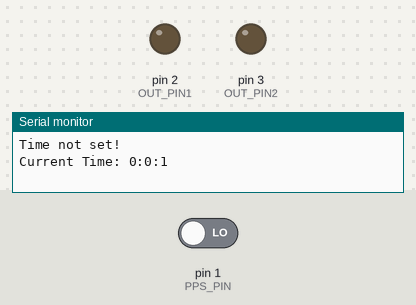
A sketch run on a simulated Teensy 4. Shown: output pins drawn as LEDs (lit = HIGH), the last lines printed to the serial monitor. Dashed ring = blinking. Inputs (shaded band) come from the test bench; at power-on: pin 1 (PPS_PIN) LOW.

Above: at 1.2 s.
1.3 s: pin 1 (PPS_PIN) driven HIGH
At 1.51 s:
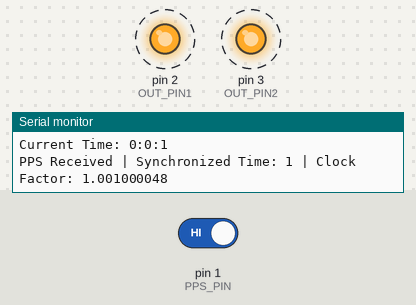
Timing chart, 0 to 10.3 s (numbered marks = the images above; inputs shaded):
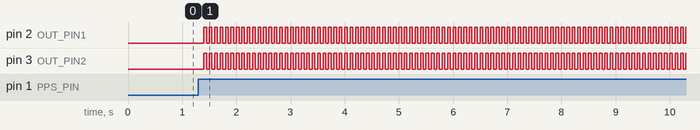

The sketch:

ntp_time_sync.ino
```cpp
#include <IntervalTimer.h>
#include <TimeLib.h>

IntervalTimer timer;

const uint8_t PPS_PIN = 1;      // Pin where the PPS signal is connected
const uint8_t OUT_PIN1 = 2;  // Pins for camera trigger outputs
const uint8_t OUT_PIN2 = 3;

volatile bool ppsReceived = false;
volatile bool state = LOW;  // To keep track of the trigger pins state (HIGH or LOW)
volatile unsigned long ppsMicros = 0;  // To keep track of the PPS signal time
long drift = 0;
const unsigned long PPS_INTERVAL_US = 1000000;  // 1 second in microseconds
float clockFactor = 1.0; // Clock factor to adjust the drift
const unsigned long DEBOUNCE_TIME_US = 100; // 100 microseconds debounce time

// PID controller parameters
float Kp = 0.1;
float Ki = 0.01;
float Kd = 0.01;
float integral = 0;
float lastError = 0;

// Software clock variables
unsigned long softwareMicros = 0;
unsigned long lastSoftwareMicros = 0;
volatile time_t synchronizedTime = 0;

// Function to toggle the output pins
void togglePin() {
// The idea is to toggle the output pins every half period,
// i.e., if the period is 16.67ms (60Hz), the output pins will be toggled every 8.33ms
// if 10 Hz is desired, the period will be 100ms, and the output pins will be toggled every 50ms
  digitalWrite(OUT_PIN1, state);
  digitalWrite(OUT_PIN2, state);
  state = !state;
}

time_t getPPS() {
  noInterrupts();
  time_t currentSyncTime = synchronizedTime;
  interrupts();
  return currentSyncTime;
}

// Interrupt function for PPS signal
void ppsInterrupt() {
  unsigned long currentMicros = micros();
  if (currentMicros - ppsMicros > DEBOUNCE_TIME_US) {
    // Stop the timer
    timer.end();

    // Calculate interval since last PPS
    unsigned long interval = currentMicros - ppsMicros;
    ppsMicros = currentMicros;

    // Calculate drift (difference from expected interval)
    long drift = (long)interval - (long)PPS_INTERVAL_US;

    // PID Controller for Drift Compensation
    float error = drift;                  // Current error
    integral += error;                    // Accumulate integral
    float derivative = error - lastError; // Calculate derivative
    float adjustment = (Kp * error) + (Ki * integral) + (Kd * derivative);
    lastError = error;

    // Adjust clockFactor based on PID output
    clockFactor += adjustment * 1e-6; // Microseconds to small factor

    // Clamp clockFactor to prevent excessive adjustments, see if needed
    clockFactor = constrain(clockFactor, 0.999, 1.001);

    // Update the synchronized time
    // Increment by one second, adjusted by clockFactor
    softwareMicros += (unsigned long)(PPS_INTERVAL_US * clockFactor);
    synchronizedTime = softwareMicros / 1000000; // Convert to seconds

    ppsReceived = true;

    // Reset the state to LOW on PPS, check if this causes any issues!!!
    if (state == HIGH) {
      state = LOW;
    }

    // Restart the timer
    timer.begin(togglePin, 8333*6); // Currently set to 10Hz
  }
}

// Setup function
void setup() {
  // Initialize pins
  pinMode(OUT_PIN1, OUTPUT);
  pinMode(OUT_PIN2, OUTPUT);
  pinMode(PPS_PIN, INPUT);

  // Attach the PPS interrupt
  attachInterrupt(digitalPinToInterrupt(PPS_PIN), ppsInterrupt, RISING);

  // Initialize the system time synchronization with PPS
  // setSyncProvider(ppsSync);
  // setSyncInterval(1);  // Sync every second

  Serial.begin(115200);

  synchronizedTime = 0;
  softwareMicros = 0;

  setSyncProvider(getPPS);
  setSyncInterval(1);

  // Check if TimeLib synchronization is successful
  if (timeStatus() != timeSet) {
    Serial.println("Time not set!");
  } else {
    Serial.println("Time set successfully.");
  }
}

// Main loop
void loop() {
  if(ppsReceived) {
    ppsReceived = false;
    Serial.print("PPS Received ");
    Serial.print("| Synchronized Time: ");
    Serial.print(synchronizedTime);
    Serial.print(" | Clock Factor: ");
    Serial.println(clockFactor, 9);
  }

  static time_t lastPrint = 0;
  time_t currentTime = now();

  if (currentTime != lastPrint) {
    Serial.print("Current Time: ");
    Serial.print(hour());
    Serial.print(":");
    Serial.print(minute());
    Serial.print(":");
    Serial.println(second());
    lastPrint = currentTime;
  }
}

// Not used
// void smartDelay(unsigned long ms) {
//   unsigned long start = millis();
//   do {
//     while (Serial2.available()) {
//       gps.encode(Serial2.read());  // Feed GPS data to the TinyGPSPlus object
//     }
//   } while (millis() - start < ms);
// }
```

Measured:
- after the input at 1.3 s, pin 2 (OUT_PIN1), pin 3 (OUT_PIN2): alternates HIGH for 0.05 s and LOW for 0.05 s, starting after 0.10 s
